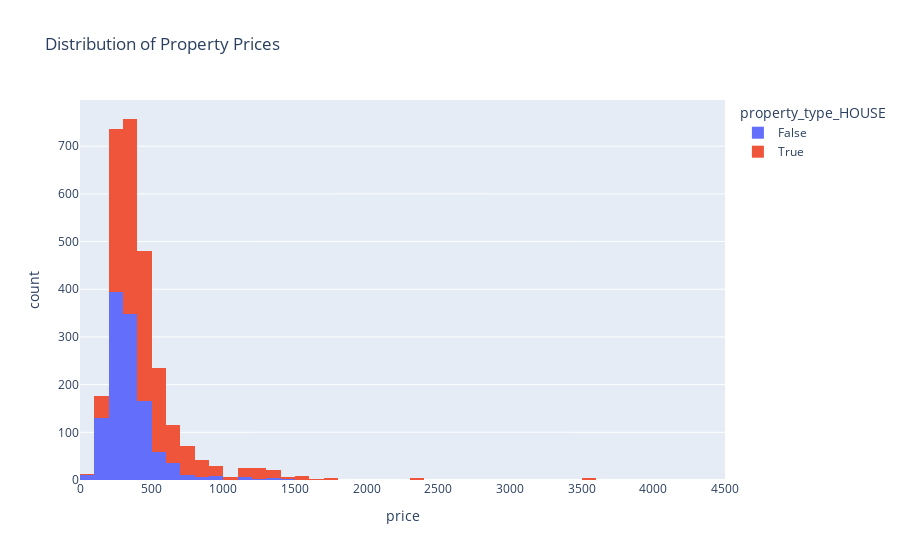
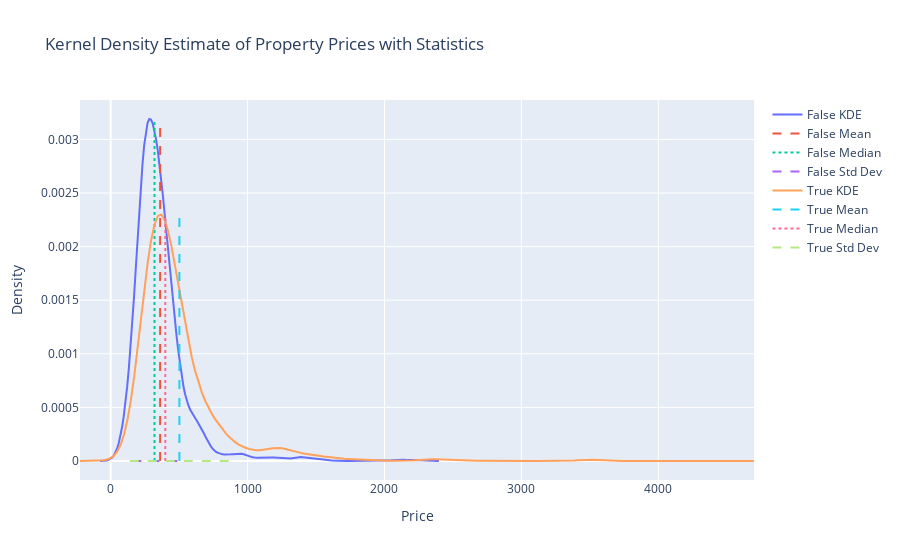

These figures' notebook cell, in order:
### Code cell
hist_fig = px.histogram(df, x='price', nbins=50, title='Distribution of Property Prices', color='property_type_HOUSE', barmode='stack')

# Initialize the KDE figure
kde_fig = go.Figure()

# Add a KDE line for each property type, and compute statistics
for property_type in df['property_type_HOUSE'].unique():
    subset = df[df['property_type_HOUSE'] == property_type]
    
    # Calculate the KDE using seaborn
    sns_kde = sns.kdeplot(subset['price'], bw_adjust=1, fill=False)
    kde_x, kde_y = sns_kde.get_lines()[0].get_data()
    sns_kde.clear()
    
    # Add the KDE line to the figure
    kde_fig.add_trace(go.Scatter(
        x=kde_x,
        y=kde_y,
        mode='lines',
        name=f'{property_type} KDE'
    ))
    
    # Calculate statistics
    mean = subset['price'].mean()
    median = subset['price'].median()
    stdev = subset['price'].std()
    
    # Add annotations for mean, median, and stdev
    kde_fig.add_trace(go.Scatter(
        x=[mean, mean],
        y=[0, max(kde_y)],
        mode='lines',
        line=dict(dash='dash'),
        name=f'{property_type} Mean'
    ))
    kde_fig.add_trace(go.Scatter(
        x=[median, median],
        y=[0, max(kde_y)],
        mode='lines',
        line=dict(dash='dot'),
        name=f'{property_type} Median'
    ))
    kde_fig.add_trace(go.Scatter(
        x=[mean - stdev, mean + stdev],
        y=[0, 0],
        mode='lines',
        line=dict(dash='dash'),
        name=f'{property_type} Std Dev'
    ))

# Update layout for the KDE figure
kde_fig.update_layout(
    title='Kernel Density Estimate of Property Prices with Statistics',
    xaxis_title='Price',
    yaxis_title='Density'
)

# Show the plots
hist_fig.show()
kde_fig.show()

### Figure 1 — Plotly figure (JSON) as saved in the notebook; plotly's stock layout.template omitted (floating-point values rounded to 4 significant figures; data arrays with more than 128 entries replaced by an {"elided": "..."} marker saying what was removed)
{"data": [{"alignmentgroup": "True", "bingroup": "x", "hovertemplate": "property_type_HOUSE=False<br>price=%{x}<br>count=%{y}<extra></extra>", "legendgroup": "False", "marker": {"color": "#636efa", "pattern": {"shape": ""}}, "name": "False", "nbinsx": 50, "offsetgroup": "False", "orientation": "v", "showlegend": true, "type": "histogram", "x": {"elided": "1185 float values"}, "xaxis": "x", "yaxis": "y"}, {"alignmentgroup": "True", "bingroup": "x", "hovertemplate": "property_type_HOUSE=True<br>price=%{x}<br>count=%{y}<extra></extra>", "legendgroup": "True", "marker": {"color": "#EF553B", "pattern": {"shape": ""}}, "name": "True", "nbinsx": 50, "offsetgroup": "True", "orientation": "v", "showlegend": true, "type": "histogram", "x": {"elided": "1588 float values"}, "xaxis": "x", "yaxis": "y"}], "layout": {"barmode": "stack", "legend": {"title": {"text": "property_type_HOUSE"}, "tracegroupgap": 0}, "title": {"text": "Distribution of Property Prices"}, "xaxis": {"anchor": "y", "domain": [0, 1], "title": {"text": "price"}}, "yaxis": {"anchor": "x", "domain": [0, 1], "title": {"text": "count"}}}}

### Figure 2 — Plotly figure (JSON) as saved in the notebook; plotly's stock layout.template omitted (floating-point values rounded to 4 significant figures; data arrays with more than 128 entries replaced by an {"elided": "..."} marker saying what was removed)
{"data": [{"mode": "lines", "name": "False KDE", "type": "scatter", "x": {"elided": "200 float values"}, "y": {"elided": "200 float values"}}, {"line": {"dash": "dash"}, "mode": "lines", "name": "False Mean", "type": "scatter", "x": [361.1, 361.1], "y": [0, 0.00319]}, {"line": {"dash": "dot"}, "mode": "lines", "name": "False Median", "type": "scatter", "x": [320, 320], "y": [0, 0.00319]}, {"line": {"dash": "dash"}, "mode": "lines", "name": "False Std Dev", "type": "scatter", "x": [158.1, 564.2], "y": [0, 0]}, {"mode": "lines", "name": "True KDE", "type": "scatter", "x": {"elided": "200 float values"}, "y": {"elided": "200 float values"}}, {"line": {"dash": "dash"}, "mode": "lines", "name": "True Mean", "type": "scatter", "x": [501.8, 501.8], "y": [0, 0.002299]}, {"line": {"dash": "dot"}, "mode": "lines", "name": "True Median", "type": "scatter", "x": [399, 399], "y": [0, 0.002299]}, {"line": {"dash": "dash"}, "mode": "lines", "name": "True Std Dev", "type": "scatter", "x": [139.0, 864.7], "y": [0, 0]}], "layout": {"title": {"text": "Kernel Density Estimate of Property Prices with Statistics"}, "xaxis": {"title": {"text": "Price"}}, "yaxis": {"title": {"text": "Density"}}}}
